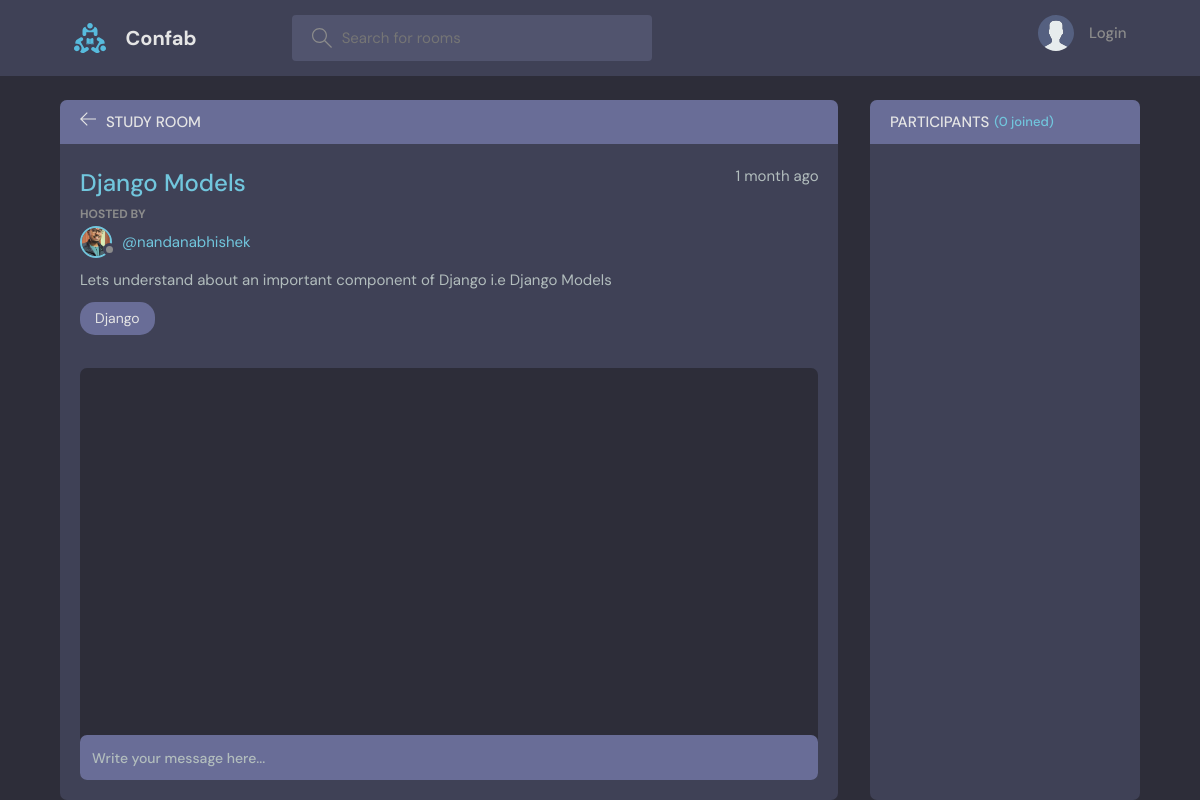
The page /room/2 on the database as committed earlier.
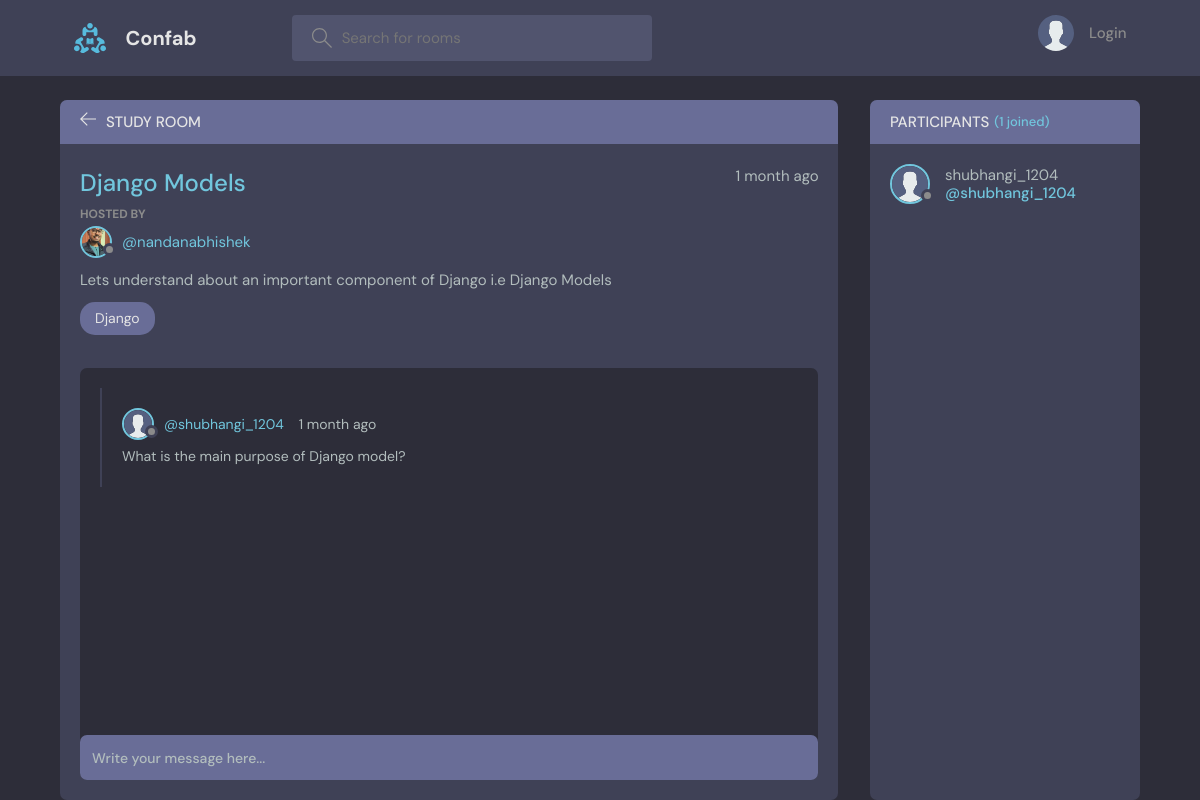
The same page on the database as committed later.
### base/models.py (models this page shows, shortened)
class Message(models.Model):
    user = models.ForeignKey(User, on_delete=models.CASCADE)
    room = models.ForeignKey(Room, on_delete=models.CASCADE)
    body = models.TextField()
    updated = models.DateTimeField(auto_now=True)
    created = models.DateTimeField(auto_now_add=True)
    class Meta:
        ordering = ['-updated', '-created']

class User(AbstractUser):
    name = models.CharField(max_length=50, null=True)
    email = models.EmailField(unique=True, null=True)
    bio = models.TextField(null=True)
    avatar = models.ImageField(null=True, default="avatar.svg")
    url_fb = models.URLField(null=True, blank=True, verbose_name='Url-Facebook')
    url_insta = models.URLField(null=True, blank=True, verbose_name='Url-Instagram')
    url_linkedin = models.URLField(null=True, blank=True, verbose_name='Url-Linkedin')
    url_git = models.URLField(null=True, blank=True, verbose_name='Url-GitHub')
    USERNAME_FIELD = 'email'
    REQUIRED_FIELDS = []

### base/views.py (the view, shortened to what this page needs)
# urls.py: path('room/<str:pk>', views.room, name='room'),
def room(request, pk):
    room = Room.objects.get(id=pk)
    room_messages = room.message_set.all().order_by('-created') # to give us the set of messages that belongs to this specific room
    participants = room.participants.all()
    context={'room':room, 'room_messages': room_messages, 'participants': participants}
    return render(request, 'base/room.html', context)

### base/models.py (called while the page is built)
    def __str__(self):
        return self.name

### base/templates/base/room.html (shortened to what this page needs)
{% extends 'main.html' %}
{% block content %}
<main class="profile-page layout layout--2">
  <div class="container">
    <div class="room">
      <div class="room__top">
        <div class="room__topLeft">
          <a href="{% url 'home' %}">
            <svg version="1.1" xmlns="http://www.w3.org/2000/svg" width="32" height="32" viewBox="0 0 32 32">
              <title>arrow-left</title>
              <path
                d="M13.723 2.286l-13.723 13.714 13.719 13.714 1.616-1.611-10.96-10.96h27.625v-2.286h-27.625l10.965-10.965-1.616-1.607z"></path>
              </path>
            </svg>
          </a>
          <h3>Study Room</h3>
        </div>
      </div>
      <div class="room__box scroll">
        <div class="room__header scroll">
          <div class="room__info">
            <h3>{{room.name}}</h3>
            <span>{{room.created|timesince}} ago<span>
          </div>
          <div class="room__hosted">
            <p>Hosted By</p>
            <a href="{% url 'user-profile' room.host.id %}" class="room__author">
              <div class="avatar avatar--small">
                <img src="{{room.host.avatar.url}}" />
              </div>
              <span>@{{room.host.username}}</span>
            </a>
          </div>
          <div class="room__details">
              {{room.description}}
          </div>
          <span class="room__topics">{{room.topic}}</span>
        </div>
        <div class="room__conversation">
          <div class="threads scroll">
            {% for message in room_messages %}
            <div class="thread">
              <div class="thread__top">
                <div class="thread__author">
                  <a href="{% url 'user-profile' message.user.id %}" class="thread__authorInfo">
                    <div class="avatar avatar--small">
                      <img src="{{message.user.avatar.url}}" />
                    </div>
                    <span>@{{message.user.username}}</span>
                  </a>
                  <span class="thread__date">{{message.created|timesince}} ago</span>
                </div>
              </div>
              <div class="thread__details">
                {{message.body}}
              </div>
            </div>
            {% endfor %}
          </div>
        </div>
      </div>
      <div class="room__message">
        <form action="" method="POST">
          <input name="body" placeholder="Write your message here..." /></form>
      </div>
    </div>
    <div class="participants">
      <h3 class="participants__top">Participants <span>({{participants.count}} joined)</span></h3>
      <div class="participants__list scroll">
        {% for user in participants %}
        <a href="{% url 'user-profile' user.id %}" class="participant">
          <div class="avatar avatar--medium">
            <img src="{{user.avatar.url}}" />
          </div>
          <p>
            {{user.username}}
            <span>@{{user.username}}</span>
          </p>
        </a>
        {% endfor %}
      </div>
    </div>
  </div>
</main>
{% endblock content %}

Rows that differ between the two databases and show on the page:
added Message: user.avatar (placeholder picture), user.username "shubhangi_1204", created "1 month", body "What is the main purpose of Django model?"
now on this page (row edited): User: avatar (placeholder picture), username "shubhangi_1204"
Other text that changed with them:
{{ participants.count }}: "0" → "1"
